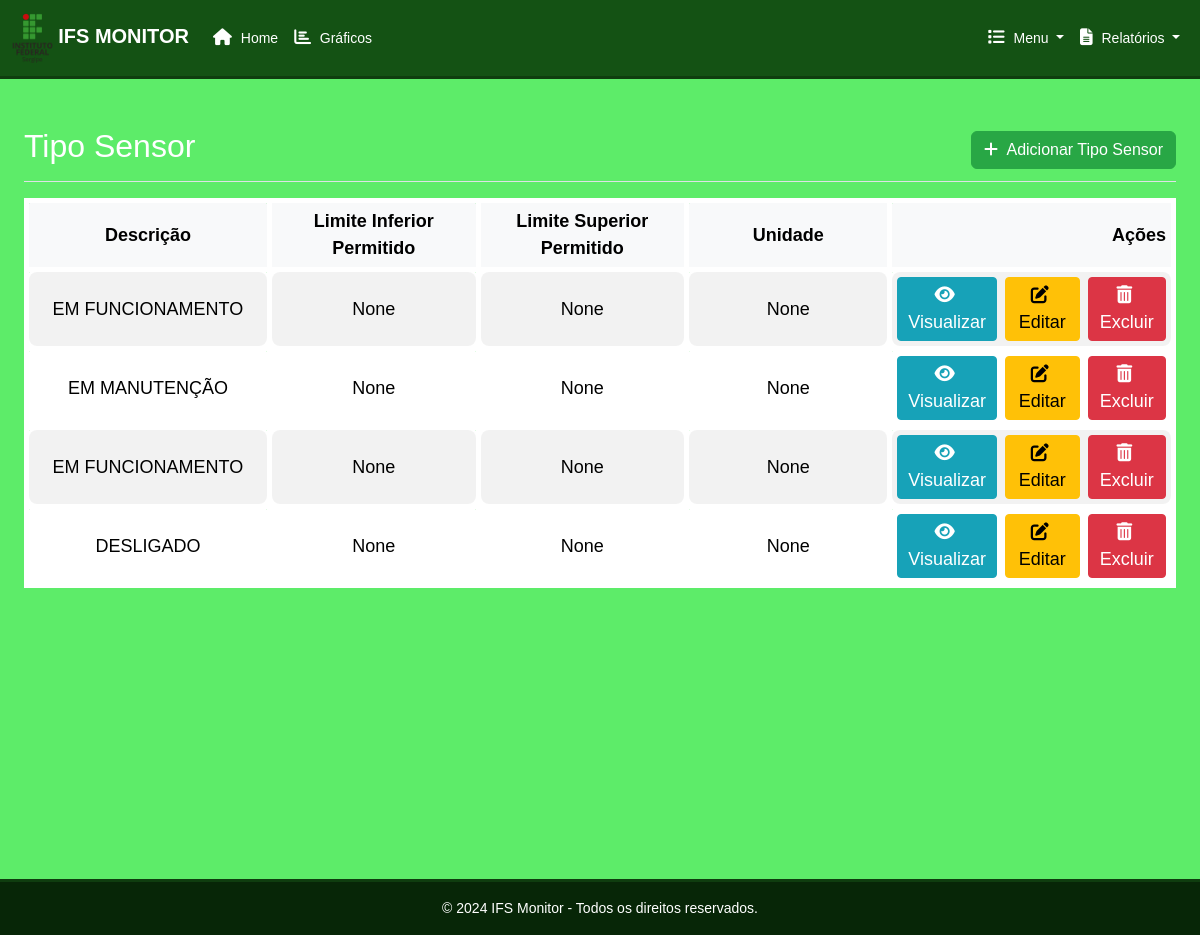
Screenshot of /sensor/ with the database file from the repository.
### acad/models.py (models this page shows, shortened)
class TipoSensor(models.Model):
    descricao = models.CharField(max_length=50, verbose_name="Sensor")
    limite_inferior_permitido = models.FloatField(null=True, blank=True, verbose_name="Limite Inferior Permitido")
    limite_superior_permitido = models.FloatField(null=True, blank=True, verbose_name="Limite Superior Permitido")
    unidade = models.CharField(max_length=45, null=True, blank=True, verbose_name="Unidade")
    class Meta:
        db_table = 'tb_tipo_sensor'
        verbose_name = "Tipo de Sensor"
        verbose_name_plural = "Tipos de Sensores"

### acad/views.py (the view)
# urls.py: path("sensor/",   TipoSensorListView.as_view(), name="tipo_sensor_list"),
class TipoSensorListView(ListView):
    model = TipoSensor
    fields = ["nome", "descricao"]
    context_object_name = "tipo_sensores"
    template_name = "acad/TipoSensor/tipo_sensor_list.html"

### acad/templates/acad/TipoSensor/tipo_sensor_list.html (shortened to what this page needs)
{% extends "acad/base.html" %}
{% block content %}
  <div class="table-responsive">
    <div class="d-flex justify-content-between flex-wrap flex-md-nowrap align-items-center pt-3 pb-2 mb-3 border-bottom">
      <h1 class="h2">Tipo Sensor</h1>
      <div>
       <a href="{% url 'tipo_sensor_create' %}" class="btn btn-primary">
         <i class="fa fa-plus"></i> Adicionar Tipo Sensor
       </a>
      </div>
    </div>
    {% if tipo_sensores %}
      <table class="table table-striped">
        <thead class="table-light">
          <tr>
            <th scope="col">Descrição</th>
            <th scope="col">Limite Inferior Permitido</th>
            <th scope="col">Limite Superior Permitido</th>
            <th scope="col">Unidade</th>
            <th scope="col" class="text-end">Ações</th>
          </tr>
        </thead>
        <tbody>
          {% for tps in tipo_sensores %}
            <tr>
              <td>{{ tps.descricao }}</td>
              <td>{{ tps.limite_inferior_permitido }}</td>
              <td>{{ tps.limite_superior_permitido }}</td>
              <td>{{ tps.unidade }}</td>
              <td class="text-end">
                <div class="d-flex justify-content-end gap-2">
                  <a href="{% url 'tipo_sensor_detail' pk=tps.pk %}" class="btn btn-sm btn-info">
                    <i class="fa fa-eye"></i> Visualizar
                  </a>
                  <a href="{% url 'tipo_sensor_update' pk=tps.pk %}" class="btn btn-sm btn-warning">
                    <i class="fa fa-edit"></i> Editar
                  </a>
                  <a href="{% url 'tipo_sensor_delete' pk=tps.pk %}" class="btn btn-sm btn-danger">
                    <i class="fa fa-trash-alt"></i> Excluir
                  </a>
                </div>
              </td>
            </tr>
          {% endfor %}
        </tbody>
      </table>
    {% else %}
      <p>Não há tipos de sensores cadastrados</p>
    {% endif %}
  </div>
{% endblock %}

### acad/templates/acad/base.html (shortened to what this page needs)
{% load static %}
<!doctype html>
<html lang="pt-br">
  <head>
    <link rel="stylesheet" href="https://cdnjs.cloudflare.com/ajax/libs/font-awesome/6.4.2/css/all.min.css">
    <link href="https://cdn.jsdelivr.net/npm/bootstrap@5.3.3/dist/css/bootstrap.min.css" rel="stylesheet">
    <link rel="stylesheet" href="{% static 'css/style.css' %}">
  </head>
  <body>
    <header class="navbar navbar-expand-lg navbar-dark bg-primary">
      <div class="container-fluid">
        <a class="navbar-brand" href="{% url 'home' %}">
          <img src="{% static 'imagens/logo.png' %}" alt="Logo Faculdade" height="50">
          IFS Monitor
        </a>
        <div class="collapse navbar-collapse" id="navbarNav">
          <ul class="navbar-nav me-auto mb-2 mb-lg-0">
            <li class="nav-item">
              <a class="nav-link" href="{% url 'home' %}">
                <i class="fa fa-home"></i> Home
              </a>
            </li>
            <li class="nav-item">
              <a class="nav-link" href="{% url 'grafico' %}">
                <i class="fa fa-chart-bar"></i> Gráficos
              </a>
            </li>
          </ul>
          <ul class="navbar-nav ms-auto">
            <li class="nav-item dropdown">
              <a class="nav-link dropdown-toggle" href="#" id="listarDropdown" role="button" data-bs-toggle="dropdown" aria-expanded="false">
                <i class="fa fa-list"></i> Menu
              </a>
            </li>
            <li class="nav-item dropdown">
              <a class="nav-link dropdown-toggle" href="#" id="relatoriosDropdown" role="button" data-bs-toggle="dropdown" aria-expanded="false">
                <i class="fa fa-file-alt"></i> Relatórios
              </a>
            </li>
          </ul>
        </div>
      </div>
    </header>
    <main class="col-md-15 ms-sm-auto col-lg-20 px-md-4">
      {% block content %}{% endblock content %}
    </main>
    <footer class="text-white text-center py-3">
      <div class="container">
        <p class="mb-0">&copy; 2024 IFS Monitor - Todos os direitos reservados.</p>
      </div>
    </footer>
  </body>
</html>

### static/css/style.css (style rules this page uses)
body { font-size: 0.875rem; font-family: Arial, Helvetica, sans-serif; width: 100vw; min-height: 100vh; margin: 0; padding: 0; display: flex; flex-direction: column; overflow-x: hidden; overflow-y: auto; background-color: #5dec69; color: white; }
header { width: 100%; display: flex; justify-content: space-between; align-items: center; background-color: #265126; padding: 1rem; color: #fff; }
.navbar-brand { font-weight: bold; font-size: 1.25rem; text-transform: uppercase; }
.navbar-collapse { display: flex; justify-content: flex-end; }
main { flex: 1; width: 100%; margin: 0; padding: 2rem; display: flex; flex-direction: column; align-items: center; overflow-y: auto; min-height: 100vh; }
.table th, .table td { vertical-align: middle; width: 300px; border-radius: 0.5rem; border: 5px solid white; padding: 5px; text-align: center; font-size: large; font-family: Arial, Helvetica, sans-serif; }
.table .text-end { text-align: right; }
thead { border-radius: 10px; }
.btn-primary { background-color: #28a745; border-color: #28a745; color: white; transition: background-color 0.3s ease; }
.btn-danger { background-color: #dc3545; border-color: #dc3545; color: white; transition: background-color 0.3s ease; font-size: large; font-family: Arial, Helvetica, sans-serif; }
.btn-info { font-size: large; font-family: Arial, Helvetica, sans-serif; background-color: #17a2b8; border-color: #17a2b8; color: white; }
.btn-warning { font-size: large; font-family: Arial, Helvetica, sans-serif; background-color: #ffc107; border-color: #ffc107; color: black; }
.btn i { margin-right: 5px; }
html { height: 100%; margin: 0; padding: 0; overflow-x: hidden; overflow-y: auto; }
html { height: 100%; }
body { min-height: 100%; }
footer { position: relative; width: 100%; bottom: 0; }
.navbar, header { background-color: #145214 !important; border-bottom: 3px solid #0f3d0f; }
footer { background-color: #072607 !important; color: white !important; border-top: 3px solid #0f3d0f; }
.navbar-dark .navbar-nav .nav-link { color: white !important; }
.navbar-dark .navbar-brand { color: white !important; }
.navbar-nav .nav-link i { margin-right: 5px; font-size: 1.2em; }

### rows the page displays
TipoSensor: descricao "EM FUNCIONAMENTO", limite_inferior_permitido "None", limite_superior_permitido "None", unidade "None"
TipoSensor: descricao "EM MANUTENÇÃO", limite_inferior_permitido "None", limite_superior_permitido "None", unidade "None"
TipoSensor: descricao "EM FUNCIONAMENTO", limite_inferior_permitido "None", limite_superior_permitido "None", unidade "None"
TipoSensor: descricao "DESLIGADO", limite_inferior_permitido "None", limite_superior_permitido "None", unidade "None"
